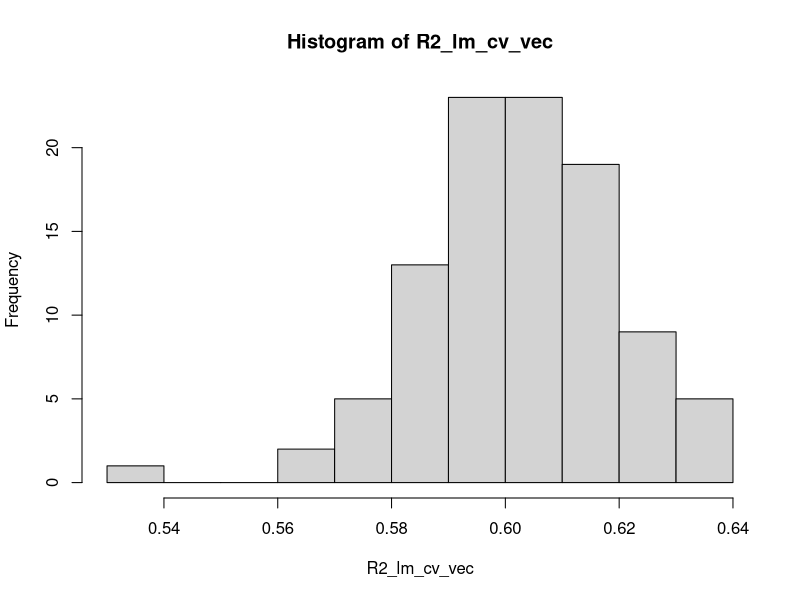

Write the R code that produced this figure.
library(foreign)
library(psych)
library(car)
library(lattice)

# Chosen dataset for analysis
data("USArrests")
head(USArrests)
us_crime_data <- USArrests
str(us_crime_data)
psych::describe(us_crime_data)

####### 1. Analysis and model fitting ########################################

########## Correlation between variables
cor(us_crime_data)
#Murder and Assault: There’s a strong positive correlation, meaning as assault rates increase, murder rates tend to increase as well.
#Murder and UrbanPop: Weak correlation - urban population size has little to no relationship with murder rates.
#Murder and Rape: Moderate correlation - indicating some connection between murder and rape rates.


########## Linear regression models:
# For Murder 
fit1 <- lm(Murder ~ ., data = us_crime_data)
summary(fit1)
# This model shows that Assault has a significant positive relationship with Murder while UrbanPop has a small negative relationship.
# This model explains 67.21% of the variance in Murder (R^2). F-statistic and the p-value indicate that this model is statistically significant.

target <- "Murder"
predictors <- c("Assault", "UrbanPop", "Rape")
data <- na.omit(us_crime_data[c(target, predictors)])
n <- nrow(data)

# Total sum of squares (SStotal) for Murder
SS_total_murder <- sum((data$Murder - mean(data$Murder))^2)

# Linear regression model for Murder
fit_lm <- lm(Murder ~ ., data = data)
summary(fit_lm)
# This model shows that Assault has a significant positive relationship with Murder while UrbanPop has a small negative relationship.
# This model explains 67.21% of the variance in Murder (R^2). F-statistic and the p-value indicate that this model is statistically significant.
lm_pred <- predict(fit_lm, newdata = data)
R2_lm_orig <- 1 - sum((lm_pred - data$Murder)^2) / SS_total_murder

################ 2. Validations ##########################################
# 10-fold cross-validation
k <- 10
set.seed(2010)
part <- rep(1:k, length.out = n)
part <- sample(part)

lm_pred_cv <- rep(NA, n)

for (i in 1:k) {
  fit_lm_cv <- lm(Murder ~ ., data = data[part != i, ])
  lm_pred_cv[part == i] <- predict(fit_lm_cv, newdata = data[part == i, ])
}

# R^2 for cross-validation
R2_lm_cv <- 1 - sum((lm_pred_cv - data$Murder)^2) / SS_total_murder
R2_lm_orig
R2_lm_cv
#Low R2 - the model may not generalize perfectly, but it’s still doing a 
# good job of predicting Murder with 60.19% of the variation explained on new data. 

# Jackknife resampling
lm_pred_jack <- rep(NA, n)

for (i in 1:n) {
  fit_lm_jack <- lm(Murder ~ ., data = data[-i, ])
  lm_pred_jack[i] <- predict(fit_lm_jack, newdata = data[i, ])
}

# R^2 for jackknife resampling
R2_lm_jack <- 1 - sum((lm_pred_jack - data$Murder)^2) / SS_total_murder
R2_lm_orig
R2_lm_jack

# 100 repetitions of 10-fold cross-validation
m <- 100
R2_lm_cv_vec <- rep(NA, m)

for (j in 1:m) {
  part <- sample(part)
  
  lm_pred_cv <- rep(NA, n)
  for (i in 1:k) {
    fit_lm_cv <- lm(Murder ~ ., data = data[part != i, ])
    lm_pred_cv[part == i] <- predict(fit_lm_cv, newdata = data[part == i, ])
  }
  
  R2_lm_cv_vec[j] <- 1 - sum((lm_pred_cv - data$Murder)^2) / SS_total_murder
}

R2_lm_cv_mean <- mean(R2_lm_cv_vec)
hist(R2_lm_cv_vec)
R2_lm_orig
R2_lm_cv_mean

# Bootstrap resampling
m <- 1000
diffErrSsBoot_lm <- numeric(m)

set.seed(2010)
for (i in 1:m) {
  boot_ids <- sample(1:n, size = n, replace = TRUE)
  fit_lm_boot <- lm(Murder ~ ., data = data[boot_ids, ])
  errSsBoot_lm <- sum(fit_lm_boot$resid^2)
  predOrg_lm <- predict(fit_lm_boot, newdata = data)
  errSsOrg_lm <- sum((predOrg_lm - data$Murder)^2)
  diffErrSsBoot_lm[i] <- errSsOrg_lm - errSsBoot_lm
}

mean(diffErrSsBoot_lm)

# Calculated R^2 from bootstrap
R2_lm_boot <- 1 - (sum(fit_lm$resid^2) + mean(diffErrSsBoot_lm)) / SS_total_murder
R2_lm_orig
R2_lm_boot

# Comparing R2 values
R2s <- c(R2_lm_orig = R2_lm_orig, R2_lm_cv = R2_lm_cv, 
         R2_lm_cv_mean = R2_lm_cv_mean, R2_lm_jack = R2_lm_jack, 
         R2_lm_boot = R2_lm_boot)
R2s

# Interpretation:
# The original R² was 0.67, showing that Linear Regression explains 67.2% of the variance in Murder rates. The 10-fold CV R² was 0.620, lower than the original, suggesting the model doesn’t generalize perfectly but still explains about 62% of the variance on new data. Jackknife R² was 0.605, close to 10-fold CV, indicating consistent performance. The 100-repetition CV mean R² was 0.602, and bootstrap R² was 0.613. All these R² values are fairly close to each other, indicating that the model generalizes well across different validations. The small variations suggest that the model is quite stable and works similarly in different testing conditions.


############# 2. Predictions ################################################
crime_pred_murder_lm <- predict(fit_lm, newdata = data)
crime_predictions <- data.frame(
  Murder_Predicted_LM = crime_pred_murder_lm
)
head(crime_predictions)
head(data)
# Comparing predictions to actual Murder rates for the first few states, Alabama’s predicted rate was 10.79 vs. actual 13.2 (underpredicted by 2.41), while Alaska’s was 13.85 vs. 10.0 (overpredicted by 3.85). These differences vary, with errors ranging from -2.41 to +4.40, but the R² values capture the overall fit across all states.








